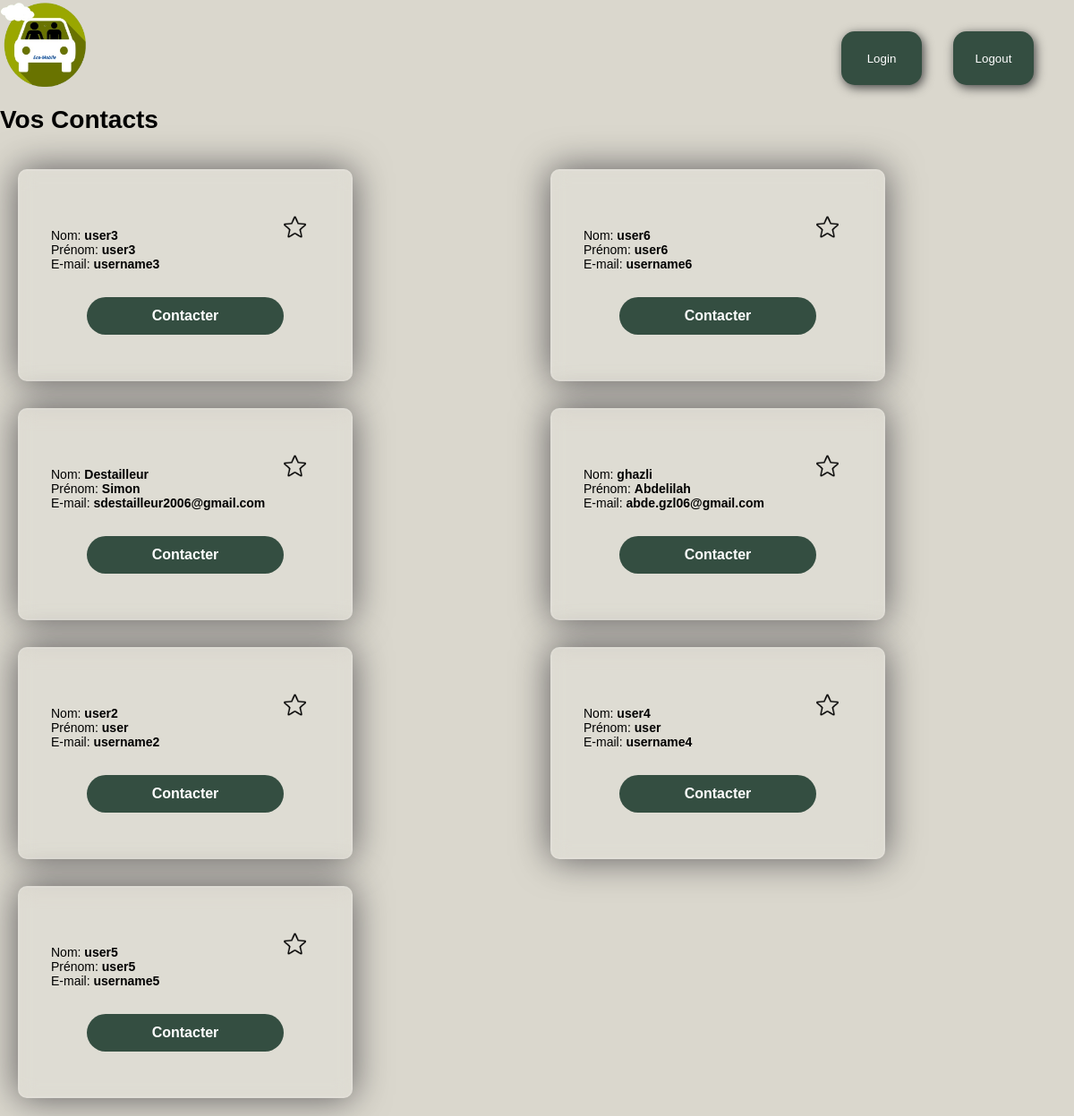
The app's page /contacts (signed in) with its own data.
### tables this page shows
CREATE TABLE identifiants (
	id INTEGER PRIMARY KEY AUTOINCREMENT,
	nom VARCHAR(100),
	prenom VARCHAR(100),
	numero VARCHAR(10),
	zone INTEGER,
	username VARCHAR(255), -- Longueur maximale standard pour une adresse e-mail
	password VARCHAR(255), -- Longueur maximale pour le mot de passe
	creation_date TIMESTAMP DEFAULT CURRENT_TIMESTAMP,
	last_login TIMESTAMP,
	status BOOLEAN DEFAULT 0, -- TRUE pour activé, FALSE pour désactivé
	is_admin BOOLEAN DEFAULT 0, -- TRUE pour administrateur, FALSE pour utilisateur standard
		   
	FOREIGN KEY(zone) REFERENCES zone(id)
);

### main.py (the view)
@app.route('/contacts')
def contacts():
	db, cursor = connect_db()
	cursor.execute(f"SELECT nom, prenom, username FROM identifiants WHERE username != '{get_username(request)}' ORDER BY last_login;")
	contacts = cursor.fetchall()
	return render_template('contacts.html', contacts=contacts)

### cryptage.py (called while the page is built)
def generate_fernet_key(master_key, seed):
    data = master_key.encode('utf-8')
    salt = seed.encode('utf-8')
    hkdf = HKDF(
        algorithm=hashes.SHA256(),
        length=32,  # Longueur de la clé de chiffrement AES (256 bits)
        salt=salt,
        info=None,
        backend=default_backend()
    )
    derived_key = hkdf.derive(data)
    return base64.urlsafe_b64encode(derived_key).decode()

def get_cookies_fernet(MASTER_KEY):
	cookies_seed = 'cookies' # graine de génération de la clé de cryptage des cookies # on définira une vraie clé plus tard # une nouvelle clé déconnectera toutes les sessions utilisateurs en cours
	cookies_key = generate_fernet_key(MASTER_KEY, cookies_seed) # clé de cryptage des cookies
	cookies_fernet = Fernet(cookies_key)
	return cookies_fernet

### main.py (called while the page is built)
def connect_db(name='db.sqlite'):
	connection = sqlite3.connect(name)
	return connection, connection.cursor()

@app.before_request
def before_request():
	if not get_username(request) and not (request.path.endswith('.css') or request.path.endswith('.png') or request.path.endswith('.jpg') or request.path.endswith('.ico') or request.path.startswith('/login') or request.path.startswith('/signup') or request.path.startswith('/verif')):
		return redirect('/login?message=Veuillez vous connecter pour continuer')

def get_username(request): # get username from crypted cookie
	try:
		cookie = request.cookies.get(COOKIE_NAME)
		if cookie is not None:
			username = get_cookies_fernet(MASTER_KEY).decrypt(cookie.encode('utf-8')).decode('utf-8')
		else:
			username = None
	except InvalidToken:
		username = None
	return username

### templates/contacts.html (shortened to what this page needs)
<!DOCTYPE html>
<html lang="fr">
<head>
	<link rel="stylesheet" href="/static/style.css">
</head>
<body>
    <a href= "/"><img src="/static/Images/logo.png" class="logo" alt="Logo" /></a>
    <button class="buttonLog" id="buttonLogIn" onclick="location.href='/login'">Login</button>
    <button class="buttonLog" id="buttonLogOut" onclick="location.href='/logout'">Logout</button>
    <h1 class="main-title">Vos Contacts</h1>
    <div class="contactContainer">
    {% for contact in contacts %}
        <form action="/chat" method="get" class="formContacts">
                <img src="/static/Images/star.png" class="fav">
                <p>Nom: <b> {{ contact[0] }} </b><br>
                    Prénom: <b> {{ contact[1] }} </b><br>
                    E-mail: <b> {{ contact[2] }} </b></p>
                <center><button type="submit">Contacter</button></center>
        </form>
    {% endfor %}
    </div>
</body>
</html>

### static/style.css (style rules this page uses)
body { margin-bottom: 10px; margin: 0 auto; font-family: Arial, Helvetica, sans-serif; font-size: 14px; color: black; background-color: #dad7cd; background-repeat: no-repeat; background-size: cover; }
.logo { height: 100px; width: 100px; }
.buttonLog { position: absolute; justify-content: space-between; height: 60px; width: 90px; margin-inline: 20px; text-decoration: none; color: #ffffff; background-color: #344e41; border-radius:15px; box-shadow: 2px 3px 12px #444444; border: none; margin-top: 10px; }
#buttonLogOut { top: 25px; right: 25px; }
#buttonLogIn { top: 25px; right: 150px; }
button[type="submit"] { width: 100%; padding: 12px; border-radius: 20px; background-color: #344e41; color: white; font-size: 16px; font-weight: bold; cursor: pointer; transition: background-color 0.3s ease; border-radius: 35em; width: 220px; margin-top: 15px; border: none; }
h1 { margin-top:15px; border: none; }
a { color:#363636 }
.formContacts { width: 300px; background-color: rgba(255,255,255,0.13); position: flex; border-radius: 10px; backdrop-filter: blur(10px); border: 2px solid rgba(255,255,255,0.1); box-shadow: 0 0 40px rgba(8,7,16,0.6); padding: 50px 35px; margin: 5px; }
.contactContainer { padding: 15px; display: grid; gap: 20px; grid-template-columns: repeat(auto-fill, minmax(400px, 1fr)); }
img.fav { position: absolute; right: 50px; width: 25px; height: 25px; }

### records on screen
identifiants: nom "user3", prenom "user3", username "username3"
identifiants: nom "user6", prenom "user6", username "username6"
identifiants: nom "Destailleur", prenom "Simon", username "sdestailleur2006@gmail.com"
identifiants: nom "ghazli", prenom "Abdelilah", username "abde.gzl06@gmail.com"
identifiants: nom "user2", prenom "user", username "username2"
identifiants: nom "user4", prenom "user", username "username4"
identifiants: nom "user5", prenom "user5", username "username5"
